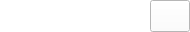
<?xml version="1.0" encoding="UTF-8"?>
<ui version="4.0">
 <class>FileEditor</class>
 <widget class="QWidget" name="FileEditor">
  <property name="geometry">
   <rect>
    <x>0</x>
    <y>0</y>
    <width>190</width>
    <height>32</height>
   </rect>
  </property>
  <property name="windowTitle">
   <string/>
  </property>
  <property name="styleSheet">
   <string notr="true"/>
  </property>
  <layout class="QGridLayout" name="gridLayout_2">
   <property name="leftMargin">
    <number>0</number>
   </property>
   <property name="topMargin">
    <number>0</number>
   </property>
   <property name="rightMargin">
    <number>0</number>
   </property>
   <property name="bottomMargin">
    <number>0</number>
   </property>
   <property name="spacing">
    <number>0</number>
   </property>
   <item row="0" column="0">
    <widget class="QWidget" name="widget" native="true">
     <property name="sizePolicy">
      <sizepolicy hsizetype="Preferred" vsizetype="Preferred">
       <horstretch>0</horstretch>
       <verstretch>0</verstretch>
      </sizepolicy>
     </property>
     <property name="styleSheet">
      <string notr="true">background-color: rgb(255, 255, 255);</string>
     </property>
     <layout class="QHBoxLayout" name="horizontalLayout">
      <property name="spacing">
       <number>0</number>
      </property>
      <property name="leftMargin">
       <number>0</number>
      </property>
      <property name="topMargin">
       <number>0</number>
      </property>
      <property name="rightMargin">
       <number>0</number>
      </property>
      <property name="bottomMargin">
       <number>0</number>
      </property>
      <item>
       <widget class="QLabel" name="label">
        <property name="text">
         <string/>
        </property>
        <property name="alignment">
         <set>Qt::AlignCenter</set>
        </property>
       </widget>
      </item>
      <item>
       <widget class="QPushButton" name="pushButton">
        <property name="sizePolicy">
         <sizepolicy hsizetype="Fixed" vsizetype="Preferred">
          <horstretch>0</horstretch>
          <verstretch>0</verstretch>
         </sizepolicy>
        </property>
        <property name="text">
         <string/>
        </property>
        <property name="icon">
         <iconset resource="../../res.qrc">
          <normaloff>:/res/folder.png</normaloff>:/res/folder.png</iconset>
        </property>
       </widget>
      </item>
     </layout>
    </widget>
   </item>
  </layout>
 </widget>
 <resources>
  <include location="../../res.qrc"/>
 </resources>
 <connections/>
</ui>
